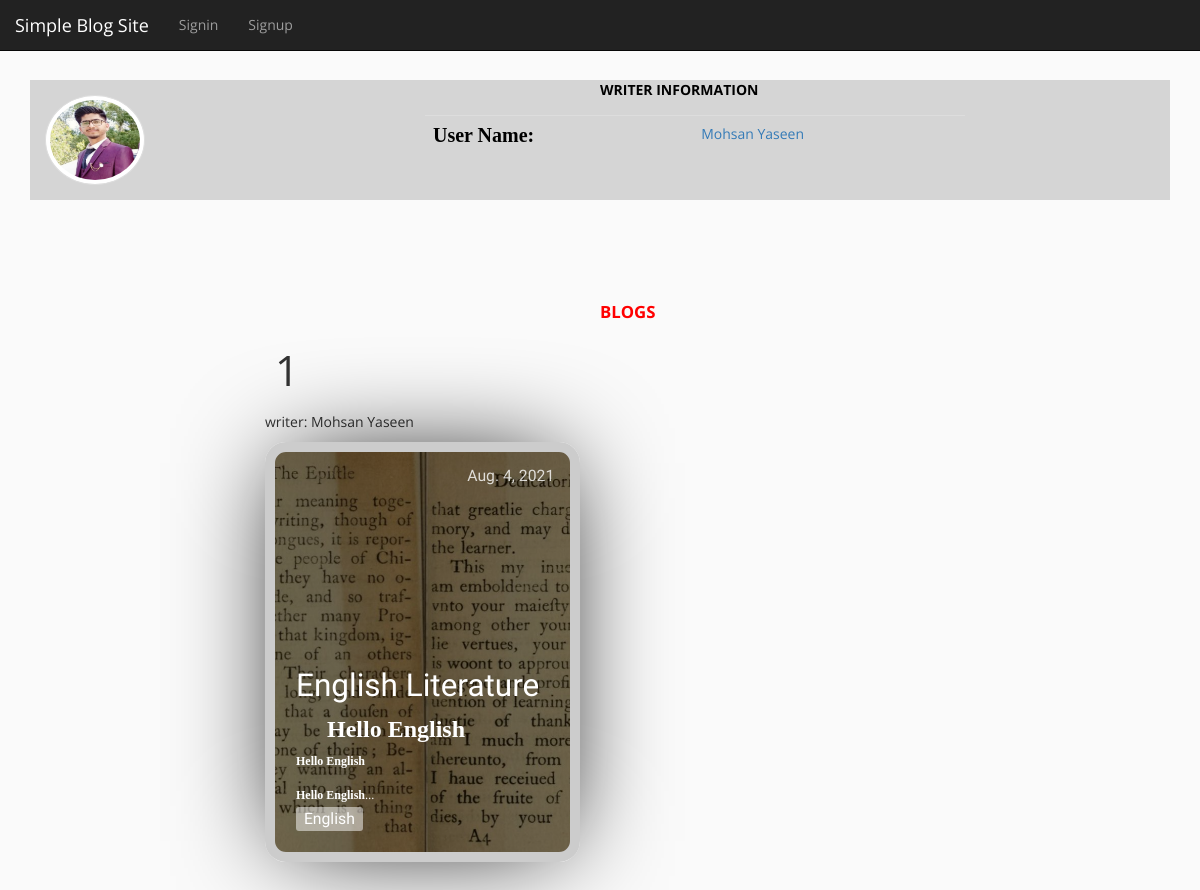
The page /mohsan-yaseen/blogs on the database its author committed.
### register/models.py (models this page shows, shortened)
class Register(models.Model):
    first_name = models.CharField(max_length=200)
    last_name = models.CharField(max_length=200)
    user_name = models.CharField(max_length=200, unique=True)
    slug = models.SlugField(max_length=200, null=False)
    date_of_birth = models.DateField(
        null=False, blank=False, )
    account_created_date = models.DateTimeField(default=datetime.now)
    email = models.EmailField(max_length=100)
    password = models.CharField(max_length=200)
    user_photo = models.OneToOneField(
        User_Image, on_delete=models.CASCADE)

class User_Image(models.Model):
    photo = models.ImageField(null=True, blank=True, upload_to='user images')

class Articles(models.Model):
    writer = models.ForeignKey(Register, on_delete=models.SET_NULL, null=True)
    title = models.CharField(
        max_length=200, blank=False, null=False, unique=True)
    slug = models.SlugField(max_length=200, null=False)
    cover_photo = models.ImageField(
        null=False, blank=False, upload_to='articles/cover_photo')
    blog_created_date = models.DateField(default=date.today)
    tag=models.CharField(max_length=50, blank=False, null=False)
    content = RichTextField()

### register/views.py (the view)
# urls.py: path('<slug:user_slug>/blogs', views.user_blogs,name="user_blogs"),
def user_blogs(request, user_slug):
    try:
        selected_user = Register.objects.get(slug=user_slug)
        try:
            blogs = Articles.objects.filter(writer__slug=selected_user.slug)
            return render(request, 'html/blog/user_blogs.html', {
                'user_found': True,
                'selected_user': selected_user,
                'blogs': blogs,
                'blog_found': True
            })
        except:
            print("blog not ok")
            return render(request, 'html/blog/user_blogs.html', {
                'selected_user': selected_user,
                'user_found': True,
            })
    except:
        return render(request, 'html/blog/user_blogs.html', {
            'user_found': False,
        })

### register/templates/html/blog/user_blogs.html (shortened to what this page needs)
{% load static %}
<!DOCTYPE html>
<html lang="en">
<head>
    <link rel="stylesheet" href="{% static 'css/home/bootstrap.min.css'%}">
    <link rel="stylesheet" href="{% static 'css/blogs.css'%}">
</head>
<body>
    {% if user_found %}
    <div>
        <nav class="navbar navbar-fixed-top navbar-inverse" role="navigation">
            <div class="container-fluid">
                <div class="navbar-header">
                    <a class="navbar-brand" href="{%url 'home'%}">Simple Blog Site</a>
                </div>
                <div class="collapse navbar-collapse" id="bs-example-navbar-collapse-1">
                    <ul class="nav navbar-nav">
                        <li><a href="{% url 'singin' %}">Signin</a></li>
                        <li><a href="{% url 'singup' %}">Signup</a></li>
                    </ul>
                </div>
            </div>
        </nav>
        <span style="position: absolute; left: 50%; color: rgb(0, 0, 0);"><b>WRITER INFORMATION</b></span>
        <div class="container bootstrap snippets bootdey" style="margin-bottom: 100px; margin-top: 80px;">
            <div class="panel-body inf-content" style="background:rgba(201, 201, 201, 0.74)">
                <div class="row">
                    <div class="col-md-4 container2">
                        <img alt="" style="width:100px; height: 90px;" title=""
                            class="img-circle img-thumbnail isTooltip"
                            src="{% static 'uploads/' %}{{selected_user.user_photo.photo}}"
                            data-original-title="Usuario">
                    </div>
                    <div class="col-md-6">
                        <br>
                        <div class="table-responsive">
                            <table class="table table-user-information">
                                <tbody>
                                    <tr>
                                        <td>
                                            <strong>
                                                <span class="glyphicon text-primary"
                                                    style="font-size: 20px; color: black">
                                                    <b>User Name:</b>
                                                </span>
                                            </strong>
                                        </td>
                                        <td class="text-primary">
                                            {{selected_user.user_name}}
                                        </td>
                                    </tr>
                                </tbody>
                            </table>
                        </div>
                    </div>
                </div>
            </div>
        </div>
        {% if blog_found %}
        <span style="position: absolute; left: 50%; color: red; font-size: larger;"><b>BLOGS</b></span>
        <section class="cards-wrapper">
            {% for blog in blogs %}
            <div class="card-grid-space">
                <div class="num">{{forloop.counter}}</div>
                <p>writer: {{blog.writer.user_name}}</p>
                <a class="card" id="card" href="{% url 'blog' blog.slug %}"
                    style="--bg-img: url({% static 'uploads/' %}{{blog.cover_photo.name}})">
                    <div>
                        <h1>{{blog.title}}</h1>
                        <span style="display: -webkit-box;
                            -webkit-line-clamp: 3;
                            -webkit-box-orient: vertical;
                            max-width: 200px;
                            overflow: hidden;
                            text-overflow: ellipsis;
                            font-size: 16px;">
                            <p>{{blog.content|safe}}</p>
                        </span>
                        <div class="date">{{blog.blog_created_date}}</div>
                        <div class="tags">
                            <div class="tag">{{blog.tag}}</div>
                        </div>
                    </div>
                </a>
            </div>
            {% endfor %}
        </section>
        {% else %}
        <h3 style="margin-left: 10px;">Not post yet:</h3>
        {% endif %}
        {%else%}
        <div id="error_page">
        </div>
        {% endif %}
    </div>
</body>
</html>

### register/static/css/blogs.css (style rules this page uses)
:root { --color: #3c3163; --transition-time: 0.5s; }
* { box-sizing: border-box; }
body { margin: 0; min-height: 100vh; font-family: 'Open Sans'; background: #fafafa; }
a { color: inherit; }
.cards-wrapper { display: grid; justify-content: center; align-items: center; grid-template-columns: 1fr 1fr 1fr; grid-gap: 4rem; padding: 4rem; margin: 0 auto; width: max-content; }
.card { font-family: 'Heebo'; --bg-filter-opacity: 0.5; background-image: linear-gradient(rgba(0,0,0,var(--bg-filter-opacity)),rgba(0,0,0,var(--bg-filter-opacity))), var(--bg-img); height: 20em; width: 15em; font-size: 1.5em; color: white; border-radius: 1em; padding: 1em; display: flex; align-items: flex-end; background-size: cover; background-position: center; box-shadow: 0 0 5em -1em black; transition: all, var(--transition-time); position: relative; overflow: hidden; border: 10px solid #ccc; text-decoration: none; }
.card h1 { margin: 0; font-size: 1.5em; line-height: 1.2em; }
.card p { font-size: 0.75em; font-family: 'Open Sans'; margin-top: 0.5em; line-height: 2em; }
.card .tags { display: flex; }
.card .tags .tag { font-size: 0.75em; background: rgba(255,255,255,0.5); border-radius: 0.3rem; padding: 0 0.5em; margin-right: 0.5em; line-height: 1.5em; transition: all, var(--transition-time); }
.card .date { position: absolute; top: 0; right: 0; font-size: 0.75em; padding: 1em; line-height: 1em; opacity: .8; }
.card:before, .card:after { content: ''; transform: scale(0); transform-origin: top left; border-radius: 50%; position: absolute; left: -50%; top: -50%; z-index: -5; transition: all, var(--transition-time); transition-timing-function: ease-in-out; }
.card:before { background: #ddd; width: 250%; height: 250%; }
.card:after { background: white; width: 200%; height: 200%; }
.card-grid-space .num { font-size: 3em; margin-bottom: 1.2rem; margin-left: 1rem; }
@media screen and (max-width: 1285px) { .cards-wrapper { grid-template-columns: 1fr 1fr; } }

### rows shown on the page
Register: user_photo.photo (picture), user_name "Mohsan Yaseen"
Articles: writer.user_name "Mohsan Yaseen", cover_photo.name (picture), title "English Literature", content "Hello English Hello English Hello English", blog_created_date "Aug. 4, 2021", tag "English"
